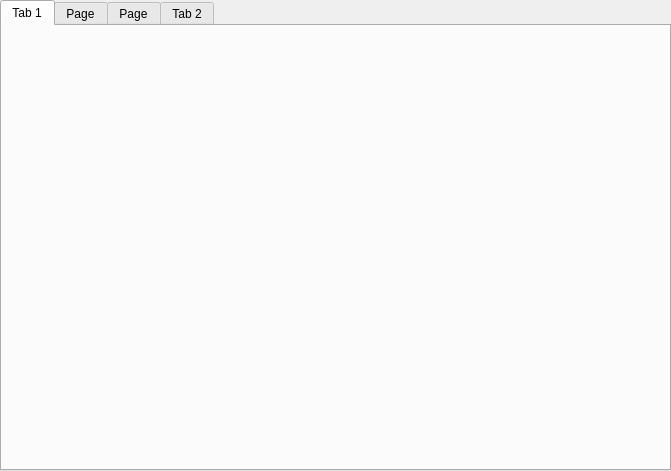
<?xml version="1.0" encoding="UTF-8"?>
<ui version="4.0">
 <class>Dialog</class>
 <widget class="QDialog" name="Dialog">
  <property name="geometry">
   <rect>
    <x>0</x>
    <y>0</y>
    <width>671</width>
    <height>471</height>
   </rect>
  </property>
  <property name="windowTitle">
   <string notr="true">Dialog</string>
  </property>
  <widget class="QTabWidget" name="tabWidget">
   <property name="geometry">
    <rect>
     <x>0</x>
     <y>0</y>
     <width>671</width>
     <height>471</height>
    </rect>
   </property>
   <property name="currentIndex">
    <number>0</number>
   </property>
   <widget class="QWidget" name="tab">
    <attribute name="title">
     <string notr="true">Tab 1</string>
    </attribute>
   </widget>
   <widget class="QWidget" name="tab_4">
    <attribute name="title">
     <string notr="true">Page</string>
    </attribute>
   </widget>
   <widget class="QWidget" name="tab_3">
    <attribute name="title">
     <string notr="true">Page</string>
    </attribute>
   </widget>
   <widget class="QWidget" name="tab_2">
    <attribute name="title">
     <string notr="true">Tab 2</string>
    </attribute>
   </widget>
  </widget>
 </widget>
 <resources/>
 <connections/>
</ui>
